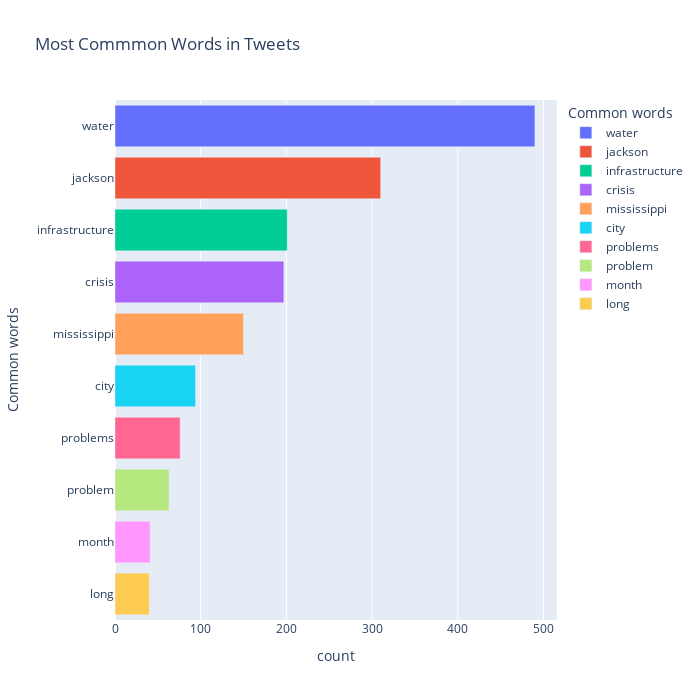

The code cell stored with this chart in its notebook:
### Code cell
common_words(tweets_I)

### Figure 1 — Plotly figure (JSON) as saved in the notebook; plotly's stock layout.template omitted (floating-point values rounded to 4 significant figures)
{"data": [{"alignmentgroup": "True", "hovertemplate": "Common words=%{y}<br>count=%{x}<extra></extra>", "legendgroup": "water", "marker": {"color": "#636efa"}, "name": "water", "offsetgroup": "water", "orientation": "h", "showlegend": true, "textposition": "auto", "type": "bar", "x": [490], "xaxis": "x", "y": ["water"], "yaxis": "y"}, {"alignmentgroup": "True", "hovertemplate": "Common words=%{y}<br>count=%{x}<extra></extra>", "legendgroup": "jackson", "marker": {"color": "#EF553B"}, "name": "jackson", "offsetgroup": "jackson", "orientation": "h", "showlegend": true, "textposition": "auto", "type": "bar", "x": [310], "xaxis": "x", "y": ["jackson"], "yaxis": "y"}, {"alignmentgroup": "True", "hovertemplate": "Common words=%{y}<br>count=%{x}<extra></extra>", "legendgroup": "infrastructure", "marker": {"color": "#00cc96"}, "name": "infrastructure", "offsetgroup": "infrastructure", "orientation": "h", "showlegend": true, "textposition": "auto", "type": "bar", "x": [201], "xaxis": "x", "y": ["infrastructure"], "yaxis": "y"}, {"alignmentgroup": "True", "hovertemplate": "Common words=%{y}<br>count=%{x}<extra></extra>", "legendgroup": "crisis", "marker": {"color": "#ab63fa"}, "name": "crisis", "offsetgroup": "crisis", "orientation": "h", "showlegend": true, "textposition": "auto", "type": "bar", "x": [197], "xaxis": "x", "y": ["crisis"], "yaxis": "y"}, {"alignmentgroup": "True", "hovertemplate": "Common words=%{y}<br>count=%{x}<extra></extra>", "legendgroup": "mississippi", "marker": {"color": "#FFA15A"}, "name": "mississippi", "offsetgroup": "mississippi", "orientation": "h", "showlegend": true, "textposition": "auto", "type": "bar", "x": [150], "xaxis": "x", "y": ["mississippi"], "yaxis": "y"}, {"alignmentgroup": "True", "hovertemplate": "Common words=%{y}<br>count=%{x}<extra></extra>", "legendgroup": "city", "marker": {"color": "#19d3f3"}, "name": "city", "offsetgroup": "city", "orientation": "h", "showlegend": true, "textposition": "auto", "type": "bar", "x": [94], "xaxis": "x", "y": ["city"], "yaxis": "y"}, {"alignmentgroup": "True", "hovertemplate": "Common words=%{y}<br>count=%{x}<extra></extra>", "legendgroup": "problems", "marker": {"color": "#FF6692"}, "name": "problems", "offsetgroup": "problems", "orientation": "h", "showlegend": true, "textposition": "auto", "type": "bar", "x": [76], "xaxis": "x", "y": ["problems"], "yaxis": "y"}, {"alignmentgroup": "True", "hovertemplate": "Common words=%{y}<br>count=%{x}<extra></extra>", "legendgroup": "problem", "marker": {"color": "#B6E880"}, "name": "problem", "offsetgroup": "problem", "orientation": "h", "showlegend": true, "textposition": "auto", "type": "bar", "x": [63], "xaxis": "x", "y": ["problem"], "yaxis": "y"}, {"alignmentgroup": "True", "hovertemplate": "Common words=%{y}<br>count=%{x}<extra></extra>", "legendgroup": "month", "marker": {"color": "#FF97FF"}, "name": "month", "offsetgroup": "month", "orientation": "h", "showlegend": true, "textposition": "auto", "type": "bar", "x": [41], "xaxis": "x", "y": ["month"], "yaxis": "y"}, {"alignmentgroup": "True", "hovertemplate": "Common words=%{y}<br>count=%{x}<extra></extra>", "legendgroup": "long", "marker": {"color": "#FECB52"}, "name": "long", "offsetgroup": "long", "orientation": "h", "showlegend": true, "textposition": "auto", "type": "bar", "x": [40], "xaxis": "x", "y": ["long"], "yaxis": "y"}], "layout": {"barmode": "relative", "height": 700, "legend": {"title": {"text": "Common words"}, "tracegroupgap": 0}, "title": {"text": "Most Commmon Words in Tweets"}, "width": 700, "xaxis": {"anchor": "y", "domain": [0, 1], "title": {"text": "count"}}, "yaxis": {"anchor": "x", "categoryarray": ["long", "month", "problem", "problems", "city", "mississippi", "crisis", "infrastructure", "jackson", "water"], "categoryorder": "array", "domain": [0, 1], "title": {"text": "Common words"}}}}
